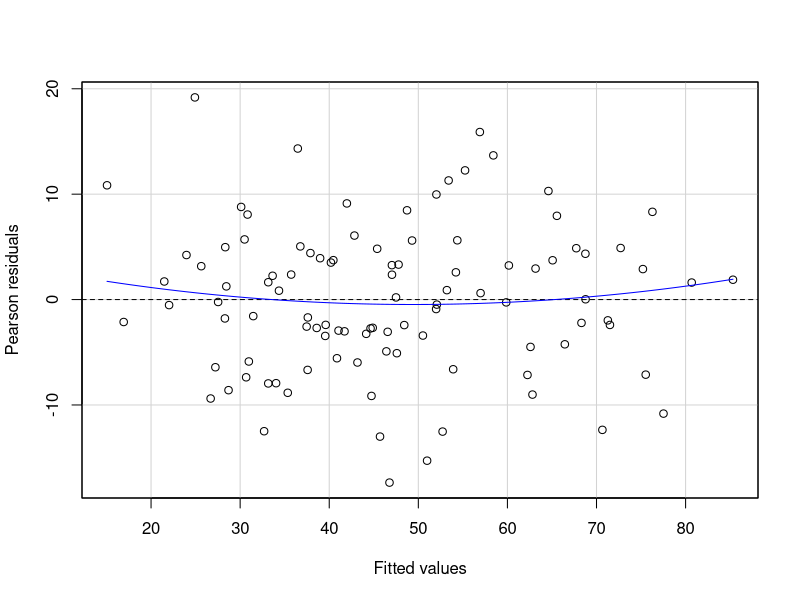
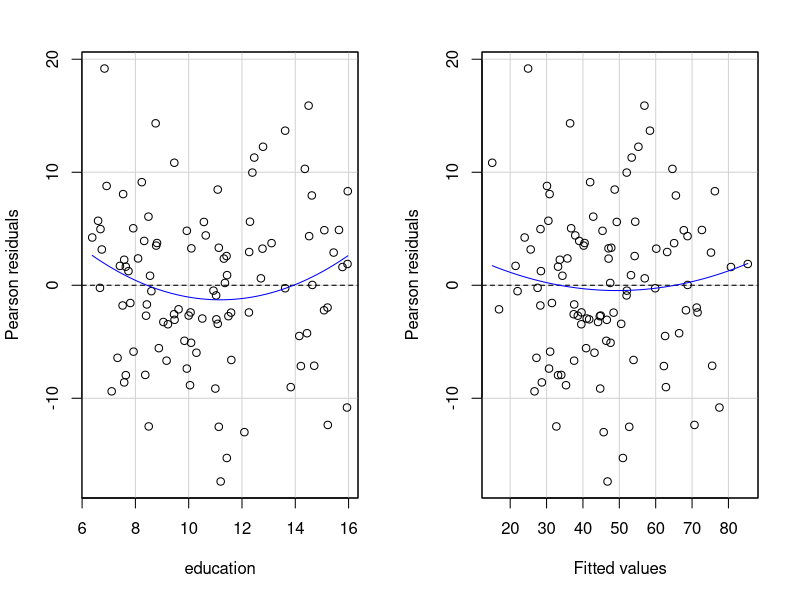
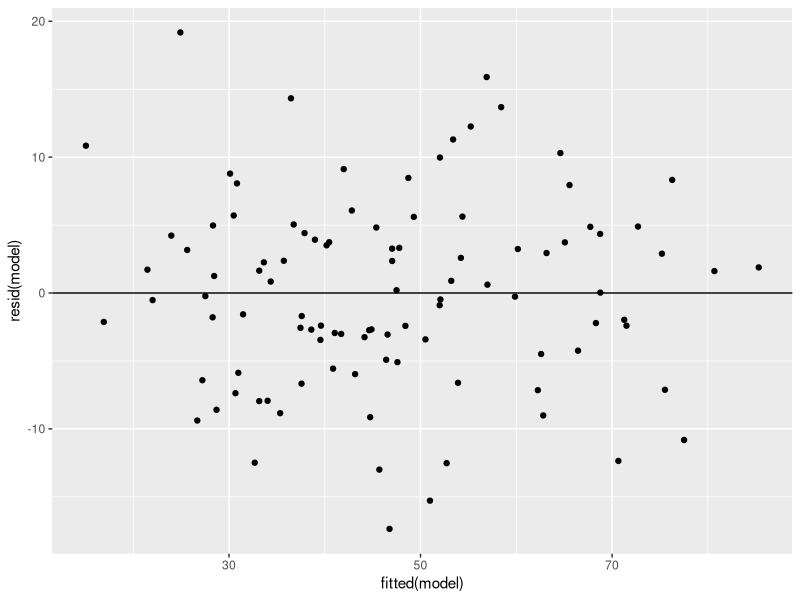
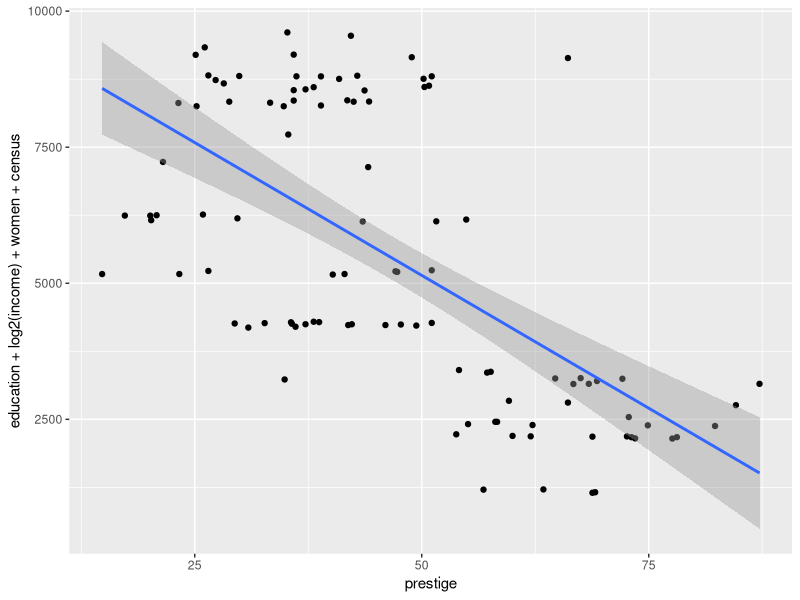
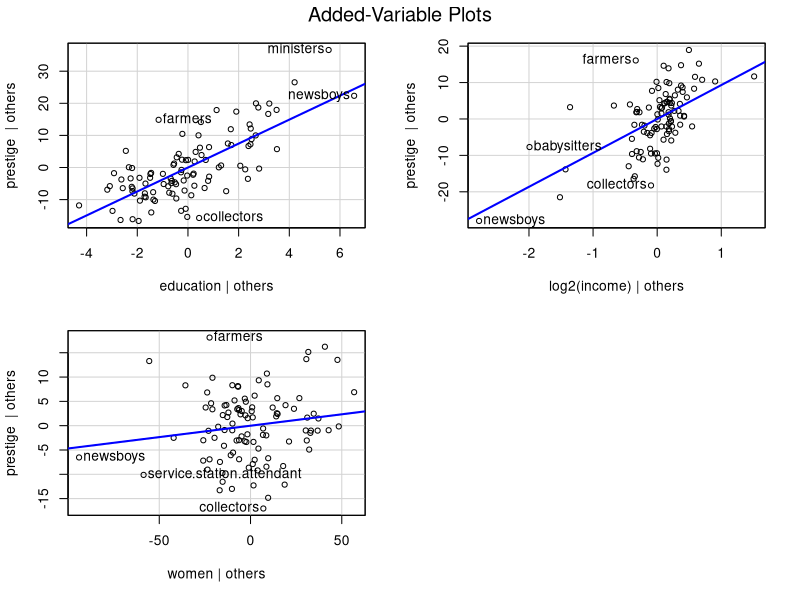
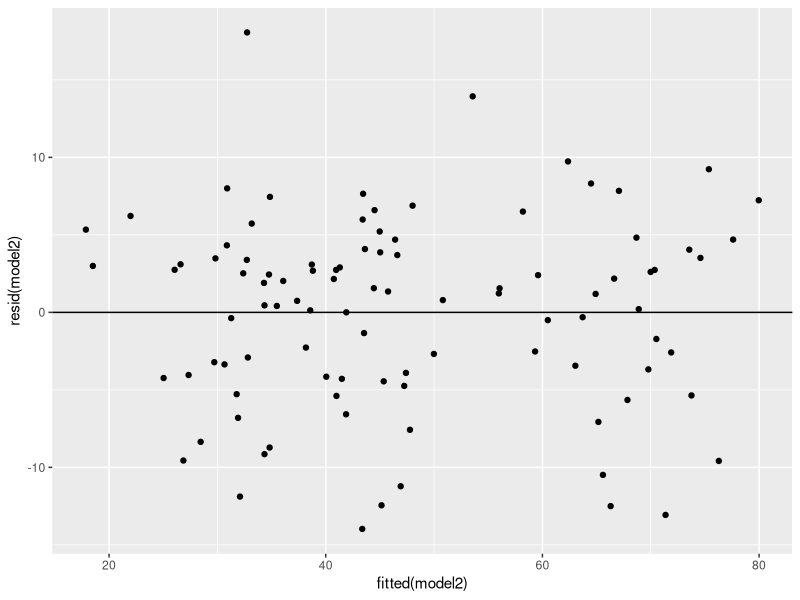

Source code (R) for these figures, in order: (Note: this script raises an error after producing the figures.)
#http://www.princeton.edu/~otorres/Regression101R.pdf
library(car)
library(ggplot2)
data(Prestige)
View(Prestige)

#Data analysis of 1 set of algorithm
model <- lm(prestige ~ education + log2(income)+women	,data=Prestige)
residualPlots(model, ~ 1, fitted=TRUE) #Residuals vs fitted
residualPlots(model, ~ education, fitted=TRUE) #Residuals vs education
res <- qplot(fitted(model), resid(model))
res+geom_hline(yintercept=0)
qplot(prestige ,education + log2(income)  +women + census, data = Prestige, geom = c("point", "smooth"),
      method = "lm")
#https://www.youtube.com/watch?v=unpTjhlLfzQ
avPlots(model, id.n=2, id.cex=0.7)


model2 <- lm(prestige ~ education*type +log2(income)*type, data = Prestige)
res <- qplot(fitted(model2), resid(model2))
res+geom_hline(yintercept=0)
qplot(prestige ,education*type +log2(income)*type, data = model2, geom = c("point", "smooth"),
      method = "lm")
residualPlots(model2, ~ 1, fitted=TRUE) #Residuals vs fitted
residualPlots(model2, ~ education , fitted=TRUE) #Residuals vs education
avPlots(model2, id.n=2, id.cex=0.7)
#read details about plot
#http://connectmv.com/tutorials/r-tutorial/investigating-outliers-discrepancies-and-other-influential-points/
#http://www.stat.columbia.edu/~martin/W2024/R7.pdf

qqPlot(model2$res,id.n=3)
hist(model2$res,freq=FALSE)
influenceIndexPlot(model2,id.n=3)
influencePlot(model2,id.n=3)